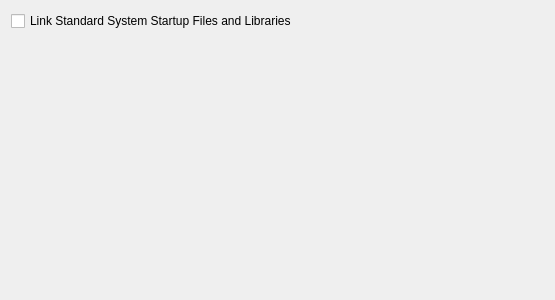
<?xml version="1.0" encoding="UTF-8"?>
<ui version="4.0">
 <class>CompilerGASWidget</class>
 <widget class="QWidget" name="CompilerGASWidget">
  <property name="geometry">
   <rect>
    <x>0</x>
    <y>0</y>
    <width>555</width>
    <height>300</height>
   </rect>
  </property>
  <property name="windowTitle">
   <string>Git</string>
  </property>
  <layout class="QGridLayout" name="gridLayout">
   <item row="2" column="0">
    <spacer name="verticalSpacer">
     <property name="orientation">
      <enum>Qt::Vertical</enum>
     </property>
     <property name="sizeHint" stdset="0">
      <size>
       <width>20</width>
       <height>40</height>
      </size>
     </property>
    </spacer>
   </item>
   <item row="1" column="0" colspan="2">
    <widget class="QCheckBox" name="chkLinkStdlib">
     <property name="text">
      <string>Link Standard System Startup Files and Libraries</string>
     </property>
    </widget>
   </item>
  </layout>
 </widget>
 <resources/>
 <connections/>
</ui>
